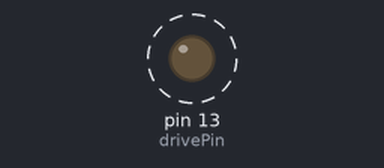
A sketch run on a simulated Arduino Uno, built with avr-gcc and run on an emulated ATmega328P. On the bench: output pins drawn as LEDs (lit = HIGH). Dashed ring = blinking.

Above: at 0.8 s.
Timing chart, 0 to 3.7 s (numbered marks = the images above):
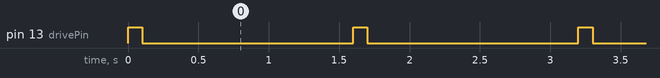

The sketch:

Blink.ino
```cpp
/*
 * Blink
 *
 * The basic Arduino example.  Turns on an LED on for one second,
 * then off for one second, and so on...  We use pin 13 because,
 * depending on your Arduino board, it has either a built-in LED
 * or a built-in resistor so that you need only an LED.
 *
 * http://www.arduino.cc/en/Tutorial/Blink
 */
#include <Arduino.h>

int drivePin = 13;                // LED connected to digital pin 13

void setup()                    // run once, when the sketch starts
{
  pinMode(drivePin, OUTPUT);      // sets the digital pin as output
  digitalWrite(drivePin, LOW);
}

void loop()                     // run over and over again
{
  digitalWrite(drivePin, HIGH);   // sets the LED on
  delay(100);                  // waits for a second
  digitalWrite(drivePin, LOW);    // sets the LED off
  delay(1500);                  // waits for a second
}
```

Measured:
- by itself, pin 13 (drivePin): alternates HIGH for 0.10 s and LOW for 1.5 s
